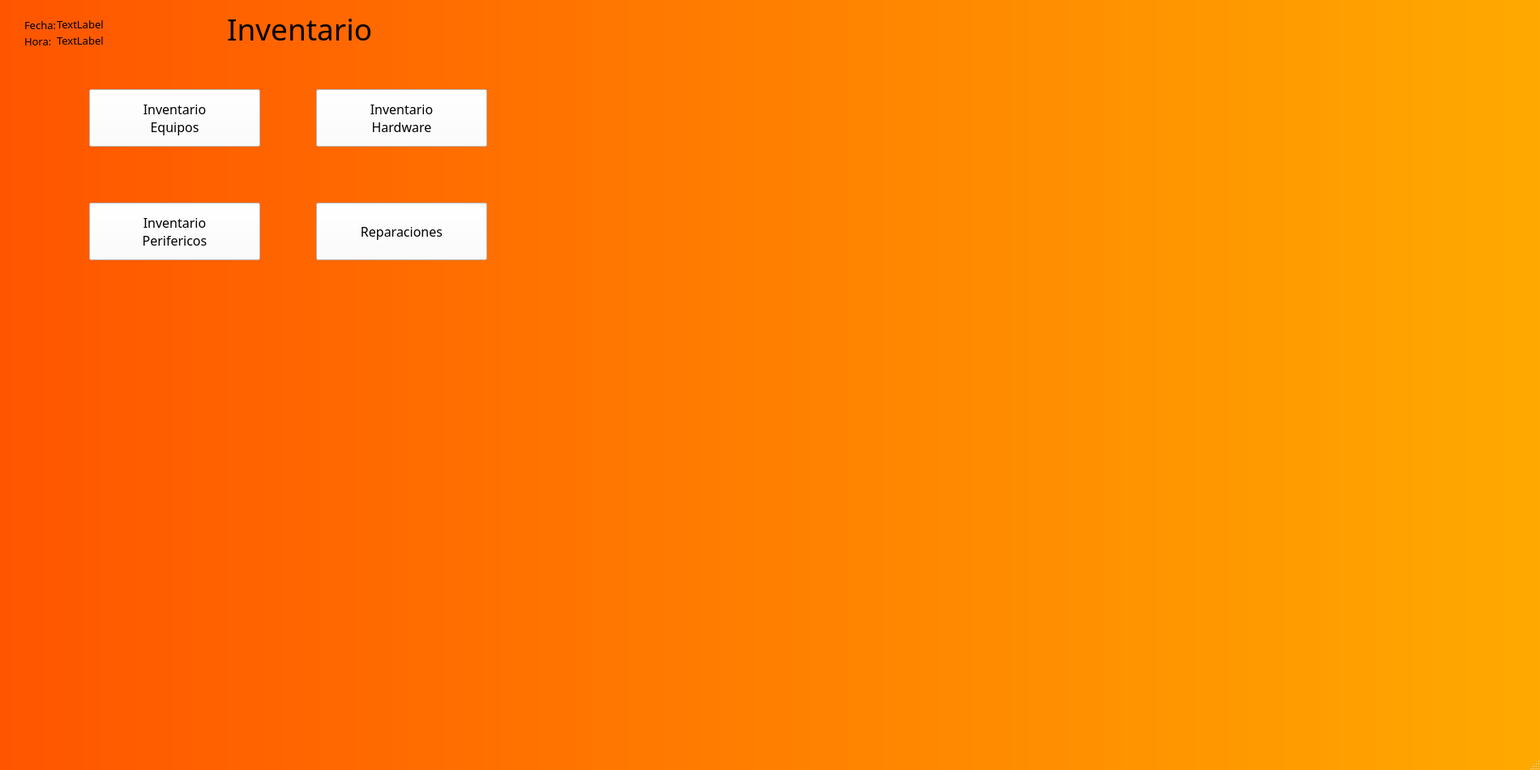
<?xml version="1.0" encoding="UTF-8"?>
<ui version="4.0">
 <class>MainWindow</class>
 <widget class="QMainWindow" name="MainWindow">
  <property name="geometry">
   <rect>
    <x>0</x>
    <y>0</y>
    <width>1900</width>
    <height>950</height>
   </rect>
  </property>
  <property name="minimumSize">
   <size>
    <width>1900</width>
    <height>950</height>
   </size>
  </property>
  <property name="windowTitle">
   <string>MainWindow</string>
  </property>
  <property name="styleSheet">
   <string notr="true">
QMainWindow{
    color: rgba(255, 255, 255, 10) ;
	background-color: qlineargradient(spread:reflect, x1:0, y1:0, x2:1, y2:0, stop:0 rgba(255, 85, 0, 255), stop:1 rgba(255, 170, 0, 255));
	background-image: url(images.jpg) 0 0 0 0 stretch stretch;
	opacity:80;
	position: relative;
    background-position: center;
    background-repeat: no-repeat;
    
}

QPushButton {
 background-color: white;
 color: black;
font-family:Bodoni MT;
font-size: 16px;
}</string>
  </property>
  <widget class="QWidget" name="centralwidget">
   <property name="minimumSize">
    <size>
     <width>0</width>
     <height>909</height>
    </size>
   </property>
   <widget class="QLabel" name="label">
    <property name="geometry">
     <rect>
      <x>280</x>
      <y>0</y>
      <width>221</width>
      <height>71</height>
     </rect>
    </property>
    <property name="font">
     <font>
      <family>Mongolian Baiti</family>
      <pointsize>28</pointsize>
     </font>
    </property>
    <property name="text">
     <string>Inventario</string>
    </property>
   </widget>
   <widget class="QPushButton" name="Inventario_Equipos">
    <property name="geometry">
     <rect>
      <x>110</x>
      <y>110</y>
      <width>211</width>
      <height>71</height>
     </rect>
    </property>
    <property name="font">
     <font>
      <family>Bodoni MT</family>
      <pointsize>-1</pointsize>
     </font>
    </property>
    <property name="text">
     <string>Inventario
Equipos</string>
    </property>
   </widget>
   <widget class="QPushButton" name="Inventario_Hardware">
    <property name="geometry">
     <rect>
      <x>390</x>
      <y>110</y>
      <width>211</width>
      <height>71</height>
     </rect>
    </property>
    <property name="font">
     <font>
      <family>Bodoni MT</family>
      <pointsize>-1</pointsize>
     </font>
    </property>
    <property name="text">
     <string>Inventario
Hardware</string>
    </property>
   </widget>
   <widget class="QLabel" name="label_2">
    <property name="geometry">
     <rect>
      <x>30</x>
      <y>20</y>
      <width>51</width>
      <height>21</height>
     </rect>
    </property>
    <property name="font">
     <font>
      <family>Microsoft Tai Le</family>
      <pointsize>10</pointsize>
     </font>
    </property>
    <property name="text">
     <string>Fecha:</string>
    </property>
   </widget>
   <widget class="QLabel" name="Hora">
    <property name="geometry">
     <rect>
      <x>70</x>
      <y>40</y>
      <width>71</width>
      <height>20</height>
     </rect>
    </property>
    <property name="font">
     <font>
      <family>Microsoft Tai Le</family>
      <pointsize>10</pointsize>
     </font>
    </property>
    <property name="text">
     <string>TextLabel</string>
    </property>
   </widget>
   <widget class="QLabel" name="Fecha">
    <property name="geometry">
     <rect>
      <x>70</x>
      <y>20</y>
      <width>91</width>
      <height>20</height>
     </rect>
    </property>
    <property name="font">
     <font>
      <family>Microsoft Tai Le</family>
      <pointsize>10</pointsize>
     </font>
    </property>
    <property name="text">
     <string>TextLabel</string>
    </property>
   </widget>
   <widget class="QLabel" name="label_3">
    <property name="geometry">
     <rect>
      <x>30</x>
      <y>40</y>
      <width>51</width>
      <height>21</height>
     </rect>
    </property>
    <property name="font">
     <font>
      <family>Microsoft Tai Le</family>
      <pointsize>10</pointsize>
     </font>
    </property>
    <property name="text">
     <string>Hora:</string>
    </property>
   </widget>
   <widget class="QPushButton" name="Inventario_Perifericos">
    <property name="geometry">
     <rect>
      <x>110</x>
      <y>250</y>
      <width>211</width>
      <height>71</height>
     </rect>
    </property>
    <property name="font">
     <font>
      <family>Bodoni MT</family>
      <pointsize>-1</pointsize>
     </font>
    </property>
    <property name="text">
     <string>Inventario
Perifericos</string>
    </property>
   </widget>
   <widget class="QPushButton" name="Reparaciones">
    <property name="geometry">
     <rect>
      <x>390</x>
      <y>250</y>
      <width>211</width>
      <height>71</height>
     </rect>
    </property>
    <property name="font">
     <font>
      <family>Bodoni MT</family>
      <pointsize>-1</pointsize>
     </font>
    </property>
    <property name="text">
     <string>Reparaciones</string>
    </property>
   </widget>
  </widget>
  <widget class="QMenuBar" name="menubar">
   <property name="geometry">
    <rect>
     <x>0</x>
     <y>0</y>
     <width>1900</width>
     <height>21</height>
    </rect>
   </property>
  </widget>
  <widget class="QStatusBar" name="statusbar"/>
 </widget>
 <resources/>
 <connections/>
</ui>
